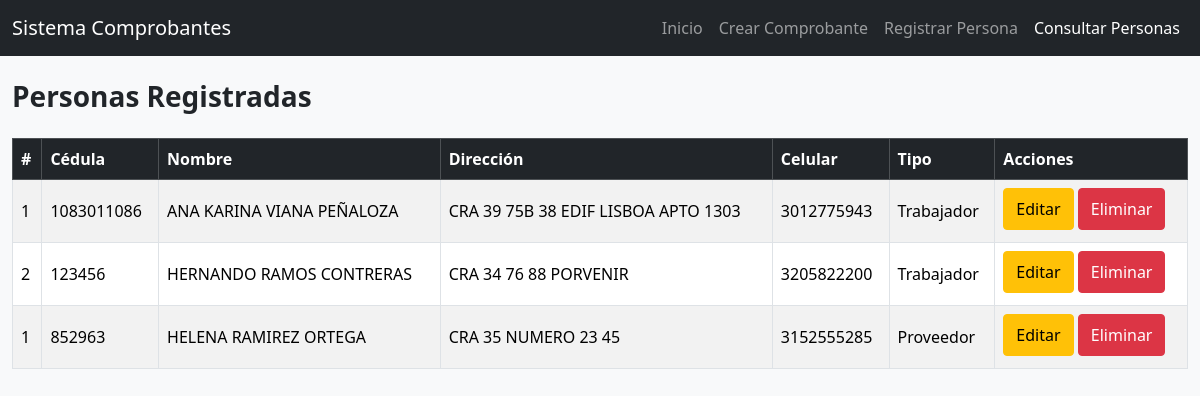
The app's page /consultar_personas with its own data.
### tables this page shows
CREATE TABLE trabajadores (
        id INTEGER PRIMARY KEY AUTOINCREMENT,
        documento TEXT UNIQUE,
        nombre TEXT,
        direccion TEXT,
        celular TEXT
    );

CREATE TABLE proveedores (
        id INTEGER PRIMARY KEY AUTOINCREMENT,
        documento TEXT UNIQUE,
        nombre TEXT,
        direccion TEXT,
        celular TEXT
    );

### app.py (the view)
@app.route("/consultar_personas")
def consultar_personas():
    conn = get_db()
    cursor = conn.cursor()
    cursor.execute("SELECT documento,nombre,direccion,celular FROM trabajadores ORDER BY nombre")
    trabajadores = cursor.fetchall()
    cursor.execute("SELECT documento,nombre,direccion,celular FROM proveedores ORDER BY nombre")
    proveedores = cursor.fetchall()
    conn.close()
    return render_template("consultar_personas.html", trabajadores=trabajadores, proveedores=proveedores)

### app.py (called while the page is built)
def get_db():
    conn = sqlite3.connect("database.db", timeout=10)
    conn.row_factory = sqlite3.Row
    return conn

### templates/consultar_personas.html (shortened to what this page needs)
<!DOCTYPE html>
<html>
<head>
<link href="https://cdn.jsdelivr.net/npm/bootstrap@5.3.2/dist/css/bootstrap.min.css" rel="stylesheet">
</head>
<body class="bg-light">
<nav class="navbar navbar-expand-lg navbar-dark bg-dark">
<div class="container-fluid">
<a class="navbar-brand" href="/">Sistema Comprobantes</a>
<div class="navbar-nav">
<a class="nav-link" href="/">Inicio</a>
<a class="nav-link" href="/comprobante">Crear Comprobante</a>
<a class="nav-link" href="/personas">Registrar Persona</a>
<a class="nav-link active" href="/consultar_personas">Consultar Personas</a>
</div>
</div>
</nav>
<div class="container-fluid mt-4">
<h3 class="mb-4">Personas Registradas</h3>
<div class="table-responsive">
<table class="table table-bordered table-striped table-hover align-middle">
<thead class="table-dark">
<tr>
<th>#</th>
<th>Cédula</th>
<th>Nombre</th>
<th>Dirección</th>
<th>Celular</th>
<th>Tipo</th>
<th>Acciones</th>
</tr>
</thead>
<tbody>
{% for t in trabajadores %}
<tr>
<td>{{ loop.index }}</td>
<td>{{ t[0] }}</td>
<td>{{ t[1] }}</td>
<td>{{ t[2] }}</td>
<td>{{ t[3] }}</td>
<td>Trabajador</td>
<td>
<a href="/editar_persona/{{ t[0] }}" class="btn btn-warning btn-sm mb-1">
Editar
</a>
<a href="/eliminar_persona/{{ t[0] }}"
class="btn btn-danger btn-sm mb-1"
onclick="return confirm('¿Eliminar esta persona?')">
Eliminar
</a>
</td>
</tr>
{% endfor %}
{% for p in proveedores %}
<tr>
<td>{{ loop.index }}</td>
<td>{{ p[0] }}</td>
<td>{{ p[1] }}</td>
<td>{{ p[2] }}</td>
<td>{{ p[3] }}</td>
<td>Proveedor</td>
<td>
<a href="/editar_persona/{{ p[0] }}" class="btn btn-warning btn-sm mb-1">
Editar
</a>
<a href="/eliminar_persona/{{ p[0] }}"
class="btn btn-danger btn-sm mb-1"
onclick="return confirm('¿Eliminar esta persona?')">
Eliminar
</a>
</td>
</tr>
{% endfor %}
</tbody>
</table>
</div>
</div>
</body>
</html>

### templates/consultar_personas.html (style rules this page uses)
body { background:#f4f6f9; }
h3 { font-weight:600; }
.btn { font-size:16px; padding:8px 12px; }

### records on screen
trabajadores: documento "1083011086", nombre "ANA KARINA VIANA PEÑALOZA", direccion "CRA 39 75B 38 EDIF LISBOA APTO 1303", celular "3012775943"
trabajadores: documento "123456", nombre "HERNANDO RAMOS CONTRERAS", direccion "CRA 34 76 88 PORVENIR", celular "3205822200"
proveedores: documento "852963", nombre "HELENA RAMIREZ ORTEGA", direccion "CRA 35 NUMERO 23 45", celular "3152555285"
